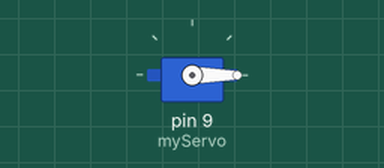
Recording of a sketch running on a simulated Arduino Uno, built with avr-gcc and run on an emulated ATmega328P. Shown: servo.

Above: at 0.05 s.
At 0.9 s:
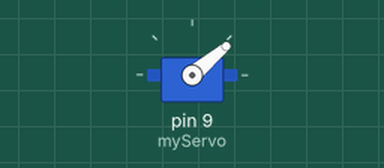
At 1.8 s:
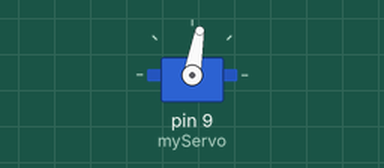
At 3.6 s:
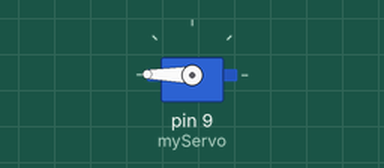
Timing chart, 0 to 8.3 s (numbered marks = the images above):
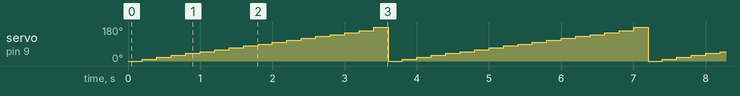

Measured:
- by itself, servo on pin 9 (myServo): repeats every 3.6 s: 20° 0.20 s, 30° 0.20 s, 40° 0.20 s, 50° 0.20 s, 60° 0.20 s, 70° 0.20 s, 80° 0.20 s, 90° 0.20 s, 100° 0.20 s, 110° 0.20 s, 120° 0.20 s, 130° 0.20 s, 140° 0.20 s, 150° 0.20 s, 160° 0.20 s, 179° 0.20 s, 0° 0.20 s, 10° 0.20 s

The sketch:

Serwo_connection.ino
```cpp
#include <Servo.h>

Servo myServo;  // create a servo object

void setup() {
  myServo.attach(9);   // attaches the servo on pin 9 to the servo object
  Serial.begin(9600);  // open a serial connection to your computer
}

int I = 0;
const int I_max = 18;
const int POS_ARRAY[I_max] = {0, 10, 20, 30, 40, 50, 60, 70, 80, 90, 100, 110, 120, 130, 140, 150, 160, 179};

void loop() {
  myServo.write(POS_ARRAY[I]);
  delay(200);

  I++;
  if (I >= I_max){
    I = 0;
  }

}
```
